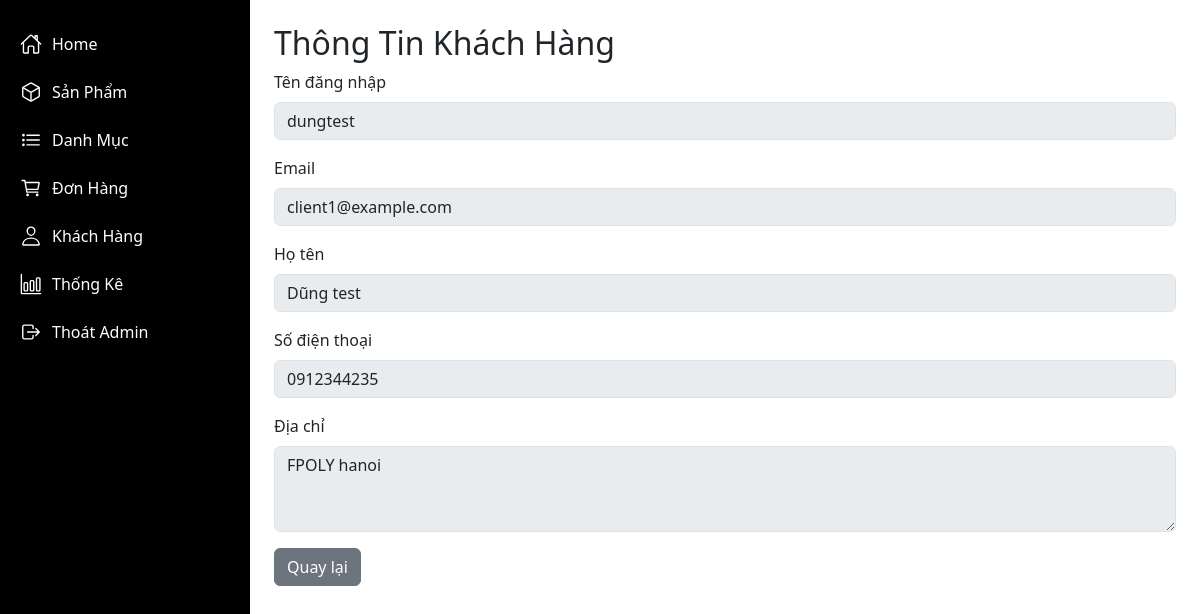
The app's page /index.php?action=view_user&id=2 (signed in) with its own data.
### tables this page shows
CREATE TABLE `users` (
  `user_id` int NOT NULL,
  `username` varchar(50) NOT NULL,
  `password` varchar(255) NOT NULL,
  `email` varchar(100) NOT NULL,
  `role` int NOT NULL DEFAULT '0',
  `full_name` varchar(100) DEFAULT NULL,
  `phone` varchar(15) DEFAULT NULL,
  `address` text,
  `created_at` timestamp NULL DEFAULT CURRENT_TIMESTAMP,
  `birth_date` datetime DEFAULT NULL,
  `gender` varchar(10) DEFAULT NULL,
  `avatar` varchar(225) DEFAULT NULL
);

### app/core/Database.php (called while the page is built, shortened)
<?php
class Database {
    private $conn;
    public function __construct() {
        $this->host = getenv('DB_HOST') ?: 'localhost';
        $this->db_name = getenv('DB_NAME') ?: 'duan1';
        $this->username = getenv('DB_USER') ?: 'root';
        $this->password = getenv('DB_PASS') ?: '';
        try {
            $this->conn = new \PDO(
                "mysql:host=$this->host;dbname=$this->db_name;charset=utf8",
                $this->username,
                $this->password
            );
            $this->conn->setAttribute(\PDO::ATTR_ERRMODE, \PDO::ERRMODE_EXCEPTION);
        } catch (\PDOException $e) {
            die("Kết nối thất bại: " . $e->getMessage());
        }
    }
    public function getConnection() {
        return $this->conn;
    }
}

### app/models/UserModel.php (called while the page is built, shortened)
<?php
class UserModel {
    private $conn;
    public function __construct() {
        $database = new Database();
        $this->conn = $database->getConnection();
    }
    public function getUserById1($id) {
        $query = "SELECT * FROM users WHERE user_id = :id";
        $stmt = $this->conn->prepare($query);
        $stmt->bindParam(':id', $id, \PDO::PARAM_INT);
        $stmt->execute();
        return $stmt->fetch(\PDO::FETCH_ASSOC);
    }
}

### app/controllers/AdminUserController.php (called while the page is built, shortened)
<?php
class AdminUserController {
    private $userModel;
    public function __construct() {
        $this->userModel = new UserModel();
    }
    public function view($id) {
        $user = $this->userModel->getUserById1($id);
        return $user;
    }
}

### app/views/admin/users/view.php (the view, shortened to what this page needs)
<!DOCTYPE html>
<html lang="vi">
<head>
    <link href="https://cdn.jsdelivr.net/npm/bootstrap@5.3.0/dist/css/bootstrap.min.css" rel="stylesheet">
</head>
<body class="d-flex">
    <div class="sidebar d-flex flex-column">
        <a href="/index.php?action=dashboard"><ion-icon name="home-outline"></ion-icon> Home</a>
        <a href="/index.php?action=products"><ion-icon name="cube-outline"></ion-icon> Sản Phẩm</a>
        <a href="/index.php?action=categories"><ion-icon name="list-outline"></ion-icon> Danh Mục</a>
        <a href="/index.php?action=orders"><ion-icon name="cart-outline"></ion-icon> Đơn Hàng</a>
        <a href="/index.php?action=users"><ion-icon name="person-outline"></ion-icon> Khách Hàng</a>
        <a href="/index.php?action=reports"><ion-icon name="bar-chart-outline"></ion-icon> Thống Kê</a>
        <a href="/logout"><ion-icon name="log-out-outline"></ion-icon> Thoát Admin</a>
    </div>
    <div class="flex-grow-1 p-4">
        <h2>Thông Tin Khách Hàng</h2>
        <div class="mb-3">
            <label class="form-label">Tên đăng nhập</label>
            <input type="text" class="form-control" value="<?php echo htmlspecialchars($user['username']); ?>" disabled>
        </div>
        <div class="mb-3">
            <label class="form-label">Email</label>
            <input type="email" class="form-control" value="<?php echo htmlspecialchars($user['email']); ?>" disabled>
        </div>
        <div class="mb-3">
            <label class="form-label">Họ tên</label>
            <input type="text" class="form-control" value="<?php echo htmlspecialchars($user['full_name']); ?>" disabled>
        </div>
        <div class="mb-3">
            <label class="form-label">Số điện thoại</label>
            <input type="text" class="form-control" value="<?php echo htmlspecialchars($user['phone']); ?>" disabled>
        </div>
        <div class="mb-3">
            <label class="form-label">Địa chỉ</label>
            <textarea class="form-control" rows="3" disabled><?php echo htmlspecialchars($user['address']); ?></textarea>
        </div>
        <a href="/index.php?action=users" class="btn btn-secondary">Quay lại</a>
    </div>
</body>
</html>

### app/views/admin/users/view.php (style rules this page uses)
body { height: 100vh; }
.sidebar { width: 250px; height: 100%; background-color: black; padding-top: 20px; }
.sidebar a { color: white; text-decoration: none; padding: 12px 20px; display: flex; align-items: center; }
.sidebar a ion-icon { font-size: 22px; margin-right: 10px; }

### records on screen
users: username "dungtest", email "client1@example.com", full_name "Dũng test", phone "0912344235", address "FPOLY hanoi"
